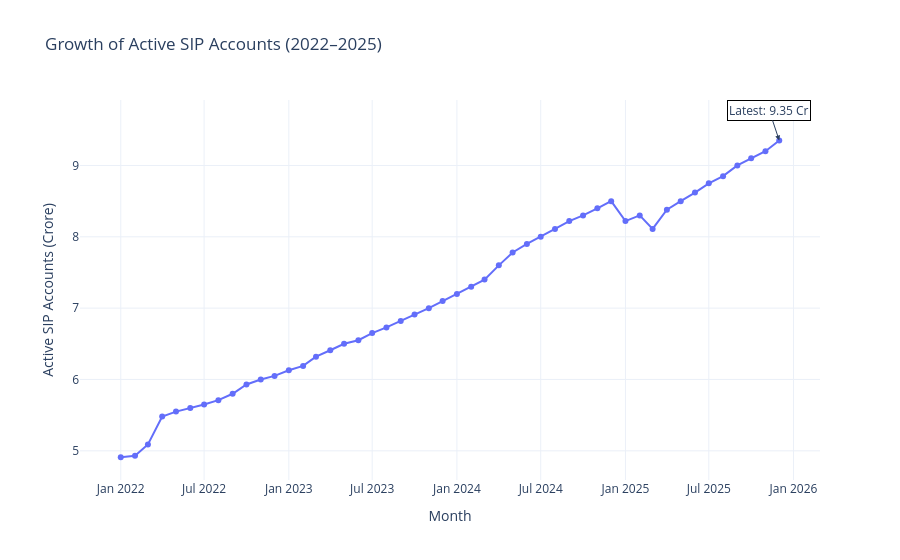

The code cell stored with this chart in its notebook:
### Code cell
# Growth on Active SIP Accounts

fig = px.line(
    sip,
    x="month",
    y="active_sip_accounts_crore",
    markers=True,
    title="Growth of Active SIP Accounts (2022–2025)",
    labels={
        "month": "Month",
        "active_sip_accounts_crore": "Active SIP Accounts (Crore)"
    }
)

latest = sip.iloc[-1]

fig.add_annotation(
    x=native(latest["month"]),
    y=float(latest["active_sip_accounts_crore"]),
    text=f"Latest: {latest['active_sip_accounts_crore']:.2f} Cr",
    showarrow=True,
    arrowhead=2,
    bgcolor="white",
    bordercolor="black"
)

fig.update_layout(
    template="plotly_white",
    hovermode="x unified",
    xaxis_title="Month",
    yaxis_title="Active SIP Accounts (Crore)"
)

save_plot(fig, "active_sip_accounts_growth")

fig.show()

### Figure 1 — Plotly figure (JSON) as saved in the notebook; plotly's stock layout.template omitted (floating-point values rounded to 4 significant figures)
{"data": [{"hovertemplate": "Month=%{x}<br>Active SIP Accounts (Crore)=%{y}<extra></extra>", "legendgroup": "", "line": {"color": "#636efa", "dash": "solid"}, "marker": {"symbol": "circle"}, "mode": "lines+markers", "name": "", "orientation": "v", "showlegend": false, "type": "scatter", "x": ["2022-01-01T00:00:00", "2022-02-01T00:00:00", "2022-03-01T00:00:00", "2022-04-01T00:00:00", "2022-05-01T00:00:00", "2022-06-01T00:00:00", "2022-07-01T00:00:00", "2022-08-01T00:00:00", "2022-09-01T00:00:00", "2022-10-01T00:00:00", "2022-11-01T00:00:00", "2022-12-01T00:00:00", "2023-01-01T00:00:00", "2023-02-01T00:00:00", "2023-03-01T00:00:00", "2023-04-01T00:00:00", "2023-05-01T00:00:00", "2023-06-01T00:00:00", "2023-07-01T00:00:00", "2023-08-01T00:00:00", "2023-09-01T00:00:00", "2023-10-01T00:00:00", "2023-11-01T00:00:00", "2023-12-01T00:00:00", "2024-01-01T00:00:00", "2024-02-01T00:00:00", "2024-03-01T00:00:00", "2024-04-01T00:00:00", "2024-05-01T00:00:00", "2024-06-01T00:00:00", "2024-07-01T00:00:00", "2024-08-01T00:00:00", "2024-09-01T00:00:00", "2024-10-01T00:00:00", "2024-11-01T00:00:00", "2024-12-01T00:00:00", "2025-01-01T00:00:00", "2025-02-01T00:00:00", "2025-03-01T00:00:00", "2025-04-01T00:00:00", "2025-05-01T00:00:00", "2025-06-01T00:00:00", "2025-07-01T00:00:00", "2025-08-01T00:00:00", "2025-09-01T00:00:00", "2025-10-01T00:00:00", "2025-11-01T00:00:00", "2025-12-01T00:00:00"], "xaxis": "x", "y": [4.91, 4.93, 5.09, 5.48, 5.55, 5.6, 5.65, 5.71, 5.8, 5.93, 6.0, 6.05, 6.13, 6.19, 6.32, 6.41, 6.5, 6.55, 6.65, 6.73, 6.82, 6.91, 7.0, 7.1, 7.2, 7.3, 7.4, 7.6, 7.78, 7.9, 8.0, 8.11, 8.22, 8.3, 8.4, 8.5, 8.22, 8.3, 8.11, 8.38, 8.5, 8.62, 8.75, 8.85, 9.0, 9.1, 9.2, 9.35], "yaxis": "y"}], "layout": {"annotations": [{"arrowhead": 2, "bgcolor": "white", "bordercolor": "black", "showarrow": true, "text": "Latest: 9.35 Cr", "x": "2025-12-01T00:00:00", "y": 9.35}], "hovermode": "x unified", "legend": {"tracegroupgap": 0}, "title": {"text": "Growth of Active SIP Accounts (2022–2025)"}, "xaxis": {"anchor": "y", "domain": [0, 1], "title": {"text": "Month"}}, "yaxis": {"anchor": "x", "domain": [0, 1], "title": {"text": "Active SIP Accounts (Crore)"}}}}
